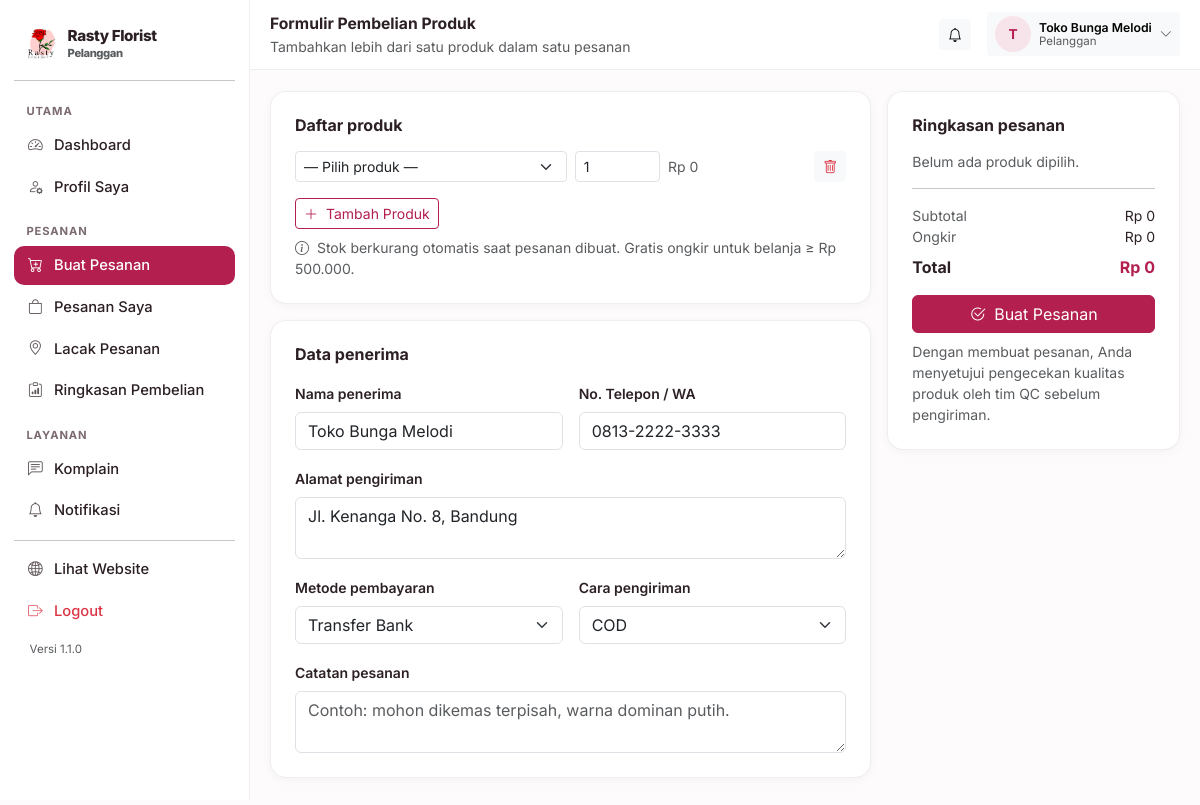
Screenshot of /pelanggan/pesanan/baru (signed in) with the database file from the repository.
### tables this page shows
CREATE TABLE settings (
    key TEXT PRIMARY KEY,
    value TEXT
);

CREATE TABLE users (
    id INTEGER PRIMARY KEY AUTOINCREMENT,
    username TEXT UNIQUE NOT NULL,
    password_hash TEXT NOT NULL,
    nama TEXT NOT NULL,
    role TEXT NOT NULL,
    telepon TEXT DEFAULT '',
    email TEXT DEFAULT '',
    alamat TEXT DEFAULT '',
    aktif INTEGER NOT NULL DEFAULT 1,
    created_at TEXT NOT NULL
);

### blueprints/customer.py (the view, shortened to what this page needs)
@bp.route("/pesanan/baru", methods=["GET", "POST"])
def new_order():
    user = helpers.current_user()
    products = database.query("SELECT * FROM products WHERE aktif = 1 ORDER BY nama")
    return render_template("customer/new_order.html", products=products, form={})

### blueprints/customer.py (called while the page is built)
@bp.before_request
@helpers.role_required("pelanggan")
def guard():
    pass

### db.py (called while the page is built)
def invoice_logo_px(settings=None):
    ukuran = (settings or all_settings()).get("invoice_logo_ukuran", "sedang")
    for kunci, _label, px in INVOICE_LOGO_UKURAN:
        if kunci == ukuran:
            return px
    return 64

def katalog_dari(settings):
    return {key: settings.get(key, "1") == "1" for key, _label, _ket in KATALOG_SEKSI}

def pengiriman_metode(settings=None):
    data = settings or all_settings()
    aktif = [label for key, label, _ket in PENGIRIMAN_METODE
             if data.get(key, "1") == "1"]
    return aktif or [PENGIRIMAN_METODE[1][1]]

def jam_harian(settings=None):
    data = settings or all_settings()
    hasil = {}
    for key, _label in HARI:
        buka, tutup = JAM_BAWAAN[key]
        hasil[key] = (data.get("jam_buka_" + key, buka), data.get("jam_tutup_" + key, tutup))
    return hasil

def jam_dari(settings):
    return {key: (settings.get("jam_buka_" + key, JAM_BAWAAN[key][0]),
                  settings.get("jam_tutup_" + key, JAM_BAWAAN[key][1]))
            for key, _label in HARI}

def _jam_teks(nilai):
    return nilai.replace(":", ".")

def jam_daftar(settings=None):
    data = settings or all_settings()
    jam = jam_dari(data)
    rows = []
    for key, label in HARI:
        buka, tutup = jam[key]
        rows.append({
            "key": key,
            "label": label,
            "buka": buka,
            "tutup": tutup,
            "tutup_hari": buka == tutup or not buka or not tutup,
            "teks": "%s – %s WIB" % (_jam_teks(buka), _jam_teks(tutup)),
        })
    return rows

def jam_ringkas(settings=None):
    rows = jam_daftar(settings)
    grup = []
    for row in rows:
        nilai = "Tutup" if row["tutup_hari"] else row["teks"]
        if grup and grup[-1][1] == nilai:
            grup[-1][2] = row["label"]
        else:
            grup.append([row["label"], nilai, row["label"]])
    hasil = []
    for awal, nilai, akhir in grup:
        label = awal if awal == akhir else "%s – %s" % (awal, akhir)
        hasil.append((label, nilai))
    return hasil

def toko_buka(settings=None, saat=None):
    saat = saat or datetime.now()
    key = HARI[saat.weekday()][0]
    buka, tutup = jam_harian(settings)[key]
    try:
        jam_buka = datetime.strptime(buka, "%H:%M").time()
        jam_tutup = datetime.strptime(tutup, "%H:%M").time()
    except ValueError:
        return False
    return jam_buka <= saat.time() <= jam_tutup

### templates/customer/new_order.html (shortened to what this page needs)
{% extends "panel_base.html" %}
{% block heading %}Formulir Pembelian Produk{% endblock %}
{% block subheading %}Tambahkan lebih dari satu produk dalam satu pesanan{% endblock %}
{% block content %}
<form method="post" id="orderForm">
  <div class="row g-3">
    <div class="col-lg-8">
      <div class="rf-card p-3 p-md-4 mb-3">
        <h6 class="fw-bold mb-3">Daftar produk</h6>
        <div id="rows"></div>
        <button type="button" class="btn btn-sm btn-outline-rf mt-2" onclick="addRow()">
          <i class="bi bi-plus-lg me-1"></i> Tambah Produk
        </button>
        <div class="small text-muted mt-2">
          <i class="bi bi-info-circle me-1"></i>
          Stok berkurang otomatis saat pesanan dibuat. Gratis ongkir untuk belanja ≥ {{ rupiah(500000) }}.
        </div>
      </div>
      <div class="rf-card p-3 p-md-4">
        <h6 class="fw-bold mb-3">Data penerima</h6>
        <div class="row g-3">
          <div class="col-md-6">
            <label class="form-label small fw-semibold">Nama penerima</label>
            <input name="nama_pelanggan" class="form-control" value="{{ current_user.nama }}" required>
          </div>
          <div class="col-md-6">
            <label class="form-label small fw-semibold">No. Telepon / WA</label>
            <input name="telepon" class="form-control" value="{{ current_user.telepon }}" required>
          </div>
          <div class="col-12">
            <label class="form-label small fw-semibold">Alamat pengiriman</label>
            <textarea name="alamat" class="form-control" rows="2" required>{{ current_user.alamat }}</textarea>
          </div>
          <div class="col-md-6">
            <label class="form-label small fw-semibold">Metode pembayaran</label>
            <select name="metode_bayar" class="form-select">
              <option>Transfer Bank</option>
            </select>
          </div>
          <div class="col-md-6">
            <label class="form-label small fw-semibold">Cara pengiriman</label>
            <select name="pengiriman" class="form-select" id="modeKirim">
              {% for metode in pengiriman_list %}
              <option value="{{ metode }}">{{ metode }}</option>
              {% endfor %}
            </select>
          </div>
          <div class="col-12">
            <label class="form-label small fw-semibold">Catatan pesanan</label>
            <textarea name="catatan" class="form-control" rows="2" placeholder="Contoh: mohon dikemas terpisah, warna dominan putih.">{{ form.get('catatan','') }}</textarea>
          </div>
        </div>
      </div>
    </div>
    <div class="col-lg-4">
      <div class="rf-card p-3 p-md-4" style="position:sticky;top:80px">
        <h6 class="fw-bold mb-3">Ringkasan pesanan</h6>
        <div id="summary" class="small"></div>
        <hr>
        <div class="d-flex justify-content-between small"><span class="text-muted">Subtotal</span><span id="subtotal">Rp 0</span></div>
        <div class="d-flex justify-content-between small"><span class="text-muted">Ongkir</span><span id="ongkir">Rp 0</span></div>
        <div class="d-flex justify-content-between fw-bold mt-2"><span>Total</span><span class="text-rf" id="total">Rp 0</span></div>
        <button class="btn btn-primary w-100 mt-3" type="submit">
          <i class="bi bi-check2-circle me-1"></i> Buat Pesanan
        </button>
        <p class="small text-muted mt-2 mb-0">Dengan membuat pesanan, Anda menyetujui pengecekan kualitas produk oleh tim QC sebelum pengiriman.</p>
      </div>
    </div>
  </div>
</form>
{% endblock %}

### templates/panel_base.html (shortened to what this page needs)
<!doctype html>
<html lang="id">
<head>
  <link href="https://cdn.jsdelivr.net/npm/bootstrap@5.3.3/dist/css/bootstrap.min.css" rel="stylesheet">
  <link href="https://cdn.jsdelivr.net/npm/bootstrap-icons@1.11.3/font/bootstrap-icons.min.css" rel="stylesheet">
</head>
<body>
<div class="rf-shell">
  <aside class="rf-sidebar" id="rfSidebar">
    <a href="{{ panel_url }}" class="d-flex align-items-center gap-2 rf-brand px-2 py-2 mb-2">
      {% if settings.logo %}
        <img src="{{ url_for('static', filename='uploads/' + settings.logo) }}" alt="Logo">
      {% else %}
        <span class="rf-brand-mark">R</span>
      {% endif %}
      <div>
        <div style="font-size:.95rem;line-height:1.1">{{ settings.nama_toko }}</div>
        <div class="small text-muted" style="font-size:.7rem">{{ ROLE_LABEL.get(current_user.role, '') }}</div>
      </div>
    </a>
    <hr class="my-2">
    <ul class="nav flex-column">
      {% for grup, item_menu in menu %}
        {% set visible = item_menu | selectattr('2', 'in', features_aktif) | list %}
        {% if visible %}
          <li class="rf-sidebar-head">{{ grup }}</li>
          {% for label, endpoint, fitur, ikon in visible %}
          <li class="nav-item">
            <a class="nav-link {% if request.endpoint == endpoint %}active{% endif %}" href="{{ url_for(endpoint) }}">
              <span class="rf-ico"><i class="bi bi-{{ ikon }}"></i></span>
              <span>{{ label }}</span>
            </a>
          </li>
          {% endfor %}
        {% endif %}
      {% endfor %}
    </ul>
    <hr class="my-2">
    <ul class="nav flex-column">
      <li class="nav-item">
        <a class="nav-link" href="{{ url_for('public.index') }}" target="_blank">
          <span class="rf-ico"><i class="bi bi-globe2"></i></span><span>Lihat Website</span>
        </a>
      </li>
      <li class="nav-item">
        <a class="nav-link text-danger" href="{{ url_for('auth.logout') }}">
          <span class="rf-ico"><i class="bi bi-box-arrow-right"></i></span><span>Logout</span>
        </a>
      </li>
    </ul>
    <div class="px-3 pt-2 pb-3 small text-muted" style="font-size:.72rem">
      Versi {{ APP_VERSION }}
    </div>
  </aside>
  <div class="rf-main">
    <div class="rf-topbar">
      <div class="flex-grow-1">
        <div class="fw-bold" style="font-size:.98rem">{% block heading %}Panel{% endblock %}</div>
        <div class="small text-muted">{% block subheading %}{% endblock %}</div>
      </div>
      <a href="{{ notif_url or url_for('public.index') }}" class="btn btn-sm btn-light position-relative">
        <i class="bi bi-bell"></i>
      </a>
      <div class="dropdown">
        <button class="btn btn-sm btn-light d-flex align-items-center gap-2 border-0" type="button"
                data-bs-toggle="dropdown" data-bs-display="static" aria-expanded="false">
          <span class="rf-avatar">{{ current_user.nama[:1]|upper }}</span>
          <span class="d-none d-md-block small text-start" style="line-height:1.1">
            <span class="fw-semibold d-block">{{ current_user.nama }}</span>
            <span class="text-muted d-block" style="font-size:.72rem">{{ ROLE_LABEL.get(current_user.role, '') }}</span>
          </span>
          <i class="bi bi-chevron-down small text-muted"></i>
        </button>
      </div>
    </div>
    <div class="rf-content">
      {% block content %}{% endblock %}
    </div>
  </div>
</div>
</body>
</html>

### rows the page displays
settings: value (picture)
settings: nama_toko "Rasty Florist"
users: get "Pelanggan", nama "T", nama "Toko Bunga Melodi", nama_pelanggan "Toko Bunga Melodi", telepon "0813-2222-3333", alamat "Jl. Kenanga No. 8, Bandung"

### other values shown
{{ grup }} "UTAMA" "PESANAN" "LAYANAN"
{{ label }} "Dashboard" "Profil Saya" "Buat Pesanan" "Pesanan Saya" "Lacak Pesanan" "Ringkasan Pembelian" "Komplain" "Notifikasi"
{{ APP_VERSION }} "1.1.0"
{{ rupiah(500000) }} "Rp 500.000"
form field pengiriman "COD"
